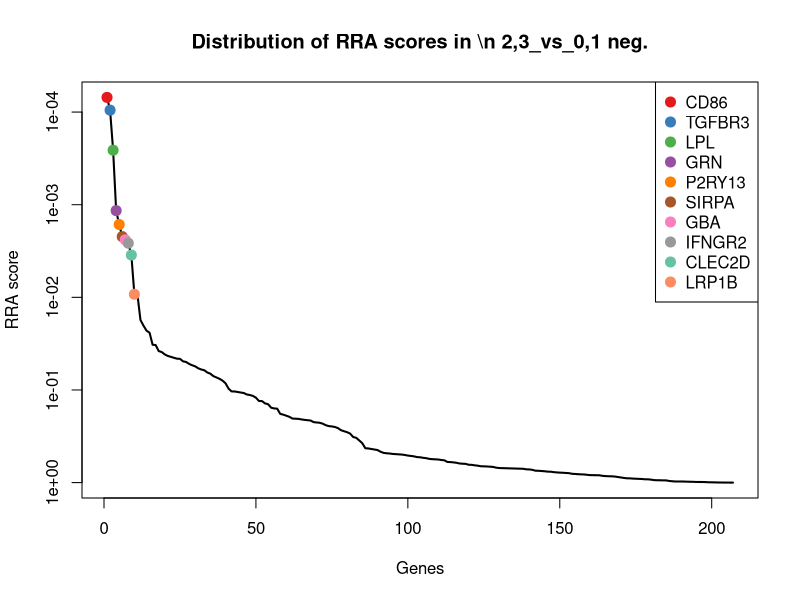
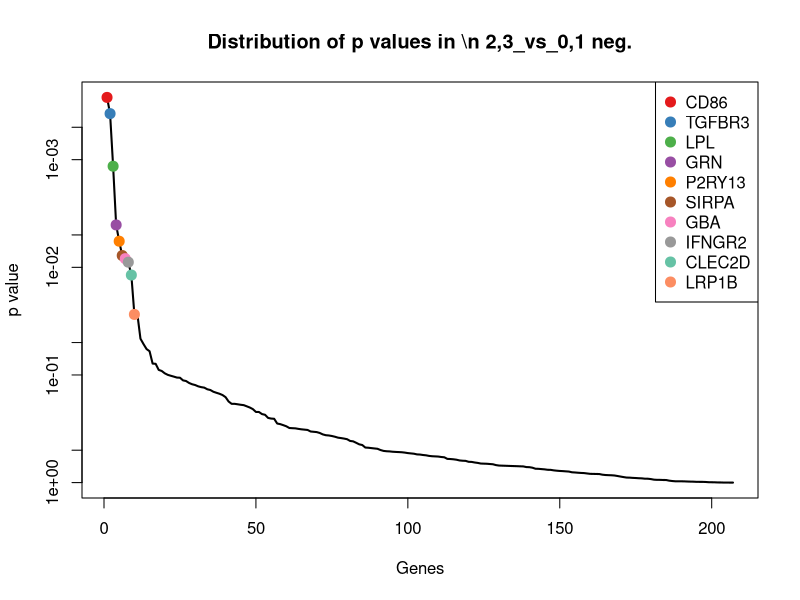
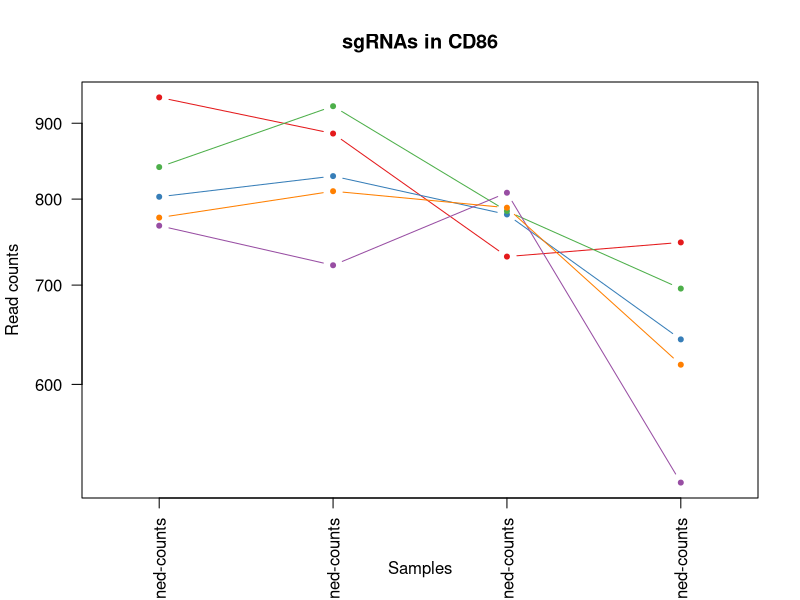
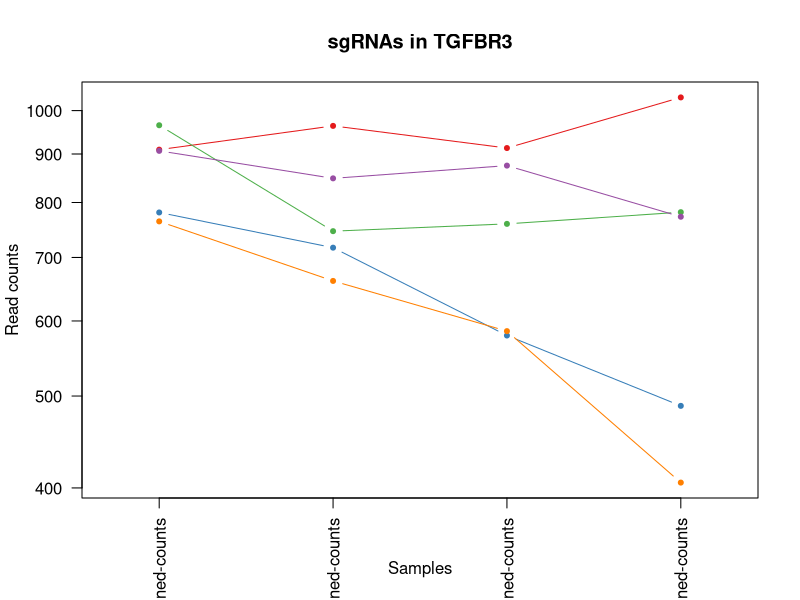
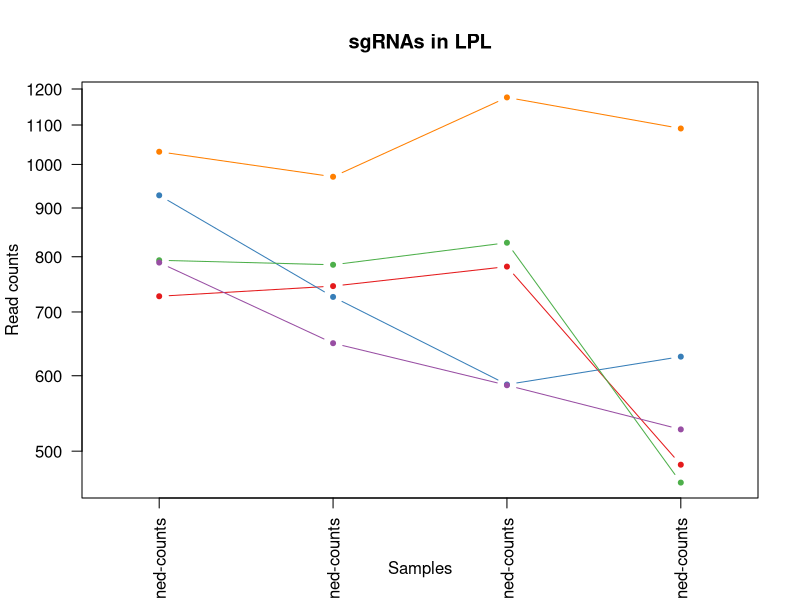
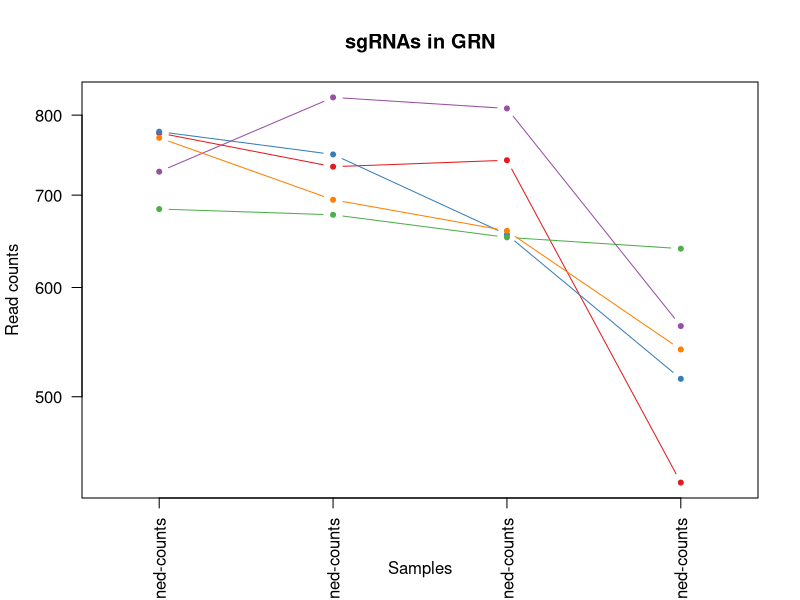
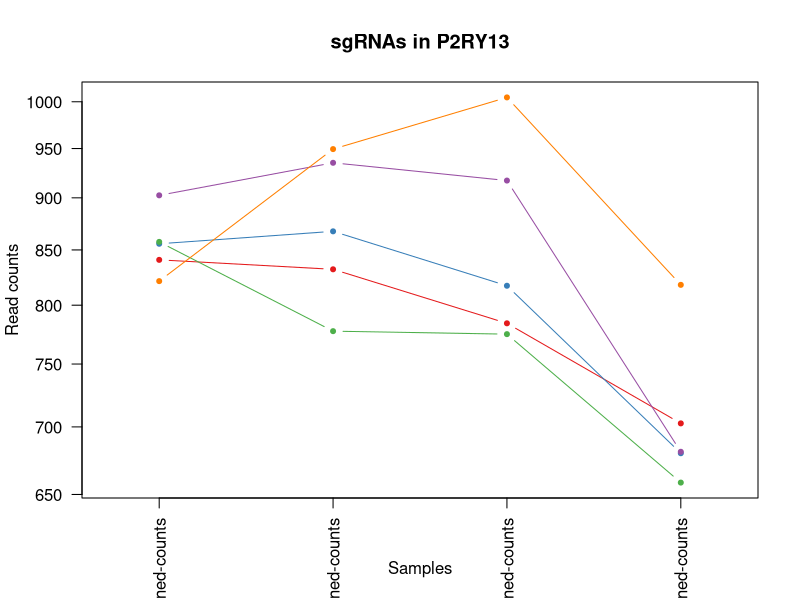
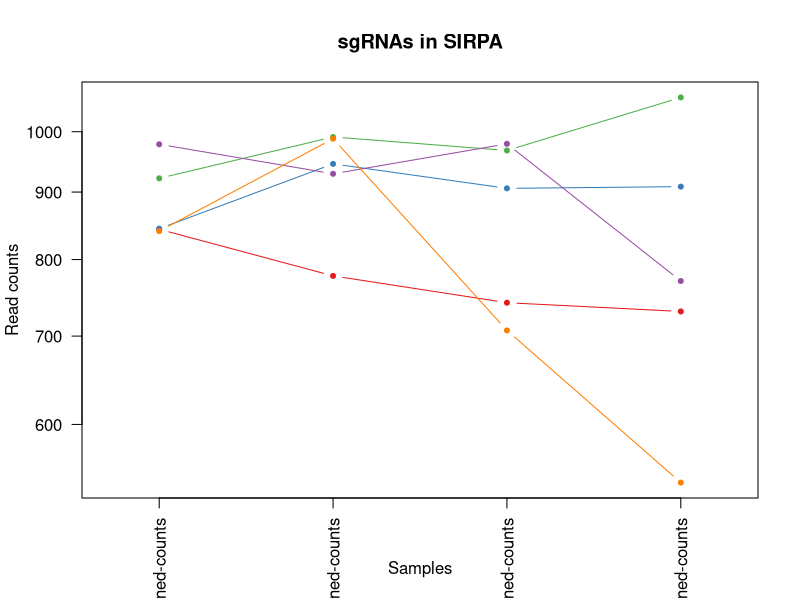

Write the R code that produced these figures, in order. (Note: this script raises an error after producing the figures.)
pdf(file='Survival_CRISPRa.pdf',width=4.5,height=4.5);
gstable=read.table('Survival_CRISPRa.gene_summary.txt',header=T)
# 
#
# parameters
# Do not modify the variables beginning with "__"

# gstablename='__GENE_SUMMARY_FILE__'
startindex=3
# outputfile='__OUTPUT_FILE__'
targetgenelist=c("CD86","TGFBR3","LPL","GRN","P2RY13","SIRPA","GBA","IFNGR2","CLEC2D","LRP1B")
# samplelabel=sub('.\\w+.\\w+$','',colnames(gstable)[startindex]);
samplelabel='2,3_vs_0,1 neg.'


# You need to write some codes in front of this code:
# gstable=read.table(gstablename,header=T)
# pdf(file=outputfile,width=6,height=6)


# set up color using RColorBrewer
#library(RColorBrewer)
#colors <- brewer.pal(length(targetgenelist), "Set1")

colors=c( "#E41A1C", "#377EB8", "#4DAF4A", "#984EA3", "#FF7F00",  "#A65628", "#F781BF",
          "#999999", "#66C2A5", "#FC8D62", "#8DA0CB", "#E78AC3", "#A6D854", "#FFD92F", "#E5C494", "#B3B3B3", 
          "#8DD3C7", "#FFFFB3", "#BEBADA", "#FB8072", "#80B1D3", "#FDB462", "#B3DE69", "#FCCDE5",
          "#D9D9D9", "#BC80BD", "#CCEBC5", "#FFED6F")

######
# function definition

plotrankedvalues<-function(val, tglist, ...){
  
  plot(val,log='y',ylim=c(max(val),min(val)),type='l',lwd=2, ...)
  if(length(tglist)>0){
    for(i in 1:length(tglist)){
      targetgene=tglist[i];
      tx=which(names(val)==targetgene);ty=val[targetgene];
      points(tx,ty,col=colors[(i %% length(colors)) ],cex=2,pch=20)
      # text(tx+50,ty,targetgene,col=colors[i])
    }
    legend('topright',tglist,pch=20,pt.cex = 2,cex=1,col=colors)
  }
}



plotrandvalues<-function(val,targetgenelist, ...){
  # choose the one with the best distance distribution
  
  mindiffvalue=0;
  randval=val;
  for(i in 1:20){
    randval0=sample(val)
    vindex=sort(which(names(randval0) %in% targetgenelist))
    if(max(vindex)>0.9*length(val)){
      # print('pass...')
      next;
    }
    mindiffind=min(diff(vindex));
    if (mindiffind > mindiffvalue){
      mindiffvalue=mindiffind;
      randval=randval0;
      # print(paste('Diff: ',mindiffvalue))
    }
  }
  plot(randval,log='y',ylim=c(max(randval),min(randval)),pch=20,col='grey', ...)
  
  if(length(targetgenelist)>0){
    for(i in 1:length(targetgenelist)){
      targetgene=targetgenelist[i];
      tx=which(names(randval)==targetgene);ty=randval[targetgene];
      points(tx,ty,col=colors[(i %% length(colors)) ],cex=2,pch=20)
      text(tx+50,ty,targetgene,col=colors[i])
    }
  }
  
}




# set.seed(1235)



pvec=gstable[,startindex]
names(pvec)=gstable[,'id']
pvec=sort(pvec);

plotrankedvalues(pvec,targetgenelist,xlab='Genes',ylab='RRA score',main=paste('Distribution of RRA scores in \\n',samplelabel))

# plotrandvalues(pvec,targetgenelist,xlab='Genes',ylab='RRA score',main=paste('Distribution of RRA scores in \\n',samplelabel))


pvec=gstable[,startindex+1]
names(pvec)=gstable[,'id']
pvec=sort(pvec);

plotrankedvalues(pvec,targetgenelist,xlab='Genes',ylab='p value',main=paste('Distribution of p values in \\n',samplelabel))

# plotrandvalues(pvec,targetgenelist,xlab='Genes',ylab='p value',main=paste('Distribution of p values in \\n',samplelabel))



# you need to write after this code:
# dev.off()






# parameters
# Do not modify the variables beginning with "__"
targetmat=list(c(935.8321028120745,884.7089149597,730.6958568485135,746.9857759976118),c(801.8900315998002,828.0875444022793,780.1646877776088,642.4293253889995),c(839.781538587483,923.1305592665212,784.2870903550335,695.2465014696387),c(766.6421181228859,720.9113787043042,806.9603045308689,514.1590406217327),c(776.3352943290373,808.8767222488686,788.4094929324581,617.637589677679))
targetgene="CD86"
collabel=c("mCMV-VPH-lib-plasmid-1_S10_L001_R1_001-clipped-trimmed-aligned-counts","TRE-VPH-T0_S5_L001_R1_001-clipped-trimmed-aligned-counts","TRE-VPH-7d-dox-rd2-unsorted_S7_L001_R1_001-clipped-trimmed-aligned-counts","TRE-VPH-7d-dox-rd1-unsorted_S6_L001_R1_001-clipped-trimmed-aligned-counts")

# set up color using RColorBrewer
#library(RColorBrewer)
#colors <- brewer.pal(length(targetgenelist), "Set1")

colors=c( "#E41A1C", "#377EB8", "#4DAF4A", "#984EA3", "#FF7F00",  "#A65628", "#F781BF",
          "#999999", "#66C2A5", "#FC8D62", "#8DA0CB", "#E78AC3", "#A6D854", "#FFD92F", "#E5C494", "#B3B3B3", 
          "#8DD3C7", "#FFFFB3", "#BEBADA", "#FB8072", "#80B1D3", "#FDB462", "#B3DE69", "#FCCDE5",
          "#D9D9D9", "#BC80BD", "#CCEBC5", "#FFED6F")


## code

targetmatvec=unlist(targetmat)+1
yrange=range(targetmatvec[targetmatvec>0]);
# yrange[1]=1; # set the minimum value to 1
for(i in 1:length(targetmat)){
  vali=targetmat[[i]]+1;
  if(i==1){
    plot(1:length(vali),vali,type='b',las=1,pch=20,main=paste('sgRNAs in',targetgene),ylab='Read counts',xlab='Samples',xlim=c(0.7,length(vali)+0.3),ylim = yrange,col=colors[(i %% length(colors))],xaxt='n',log='y')
    axis(1,at=1:length(vali),labels=(collabel),las=2)
    # lines(0:100,rep(1,101),col='black');
  }else{
    lines(1:length(vali),vali,type='b',pch=20,col=colors[(i %% length(colors))])
  }
}




# parameters
# Do not modify the variables beginning with "__"
targetmat=list(c(908.514969867466,962.5632994761536,912.0815702551967,1031.5517859014637),c(779.8600856767288,715.8558991902487,578.1669614838027,487.2115018050801),c(964.030433593606,745.1776803717702,758.5220742461296,780.4007241302611),c(905.8713763566974,847.2983665556899,873.9493464140189,771.7775117089323),c(763.1173267751944,660.245624535639,584.3505653499395,404.2130822497899))
targetgene="TGFBR3"
collabel=c("mCMV-VPH-lib-plasmid-1_S10_L001_R1_001-clipped-trimmed-aligned-counts","TRE-VPH-T0_S5_L001_R1_001-clipped-trimmed-aligned-counts","TRE-VPH-7d-dox-rd2-unsorted_S7_L001_R1_001-clipped-trimmed-aligned-counts","TRE-VPH-7d-dox-rd1-unsorted_S6_L001_R1_001-clipped-trimmed-aligned-counts")

# set up color using RColorBrewer
#library(RColorBrewer)
#colors <- brewer.pal(length(targetgenelist), "Set1")

colors=c( "#E41A1C", "#377EB8", "#4DAF4A", "#984EA3", "#FF7F00",  "#A65628", "#F781BF",
          "#999999", "#66C2A5", "#FC8D62", "#8DA0CB", "#E78AC3", "#A6D854", "#FFD92F", "#E5C494", "#B3B3B3", 
          "#8DD3C7", "#FFFFB3", "#BEBADA", "#FB8072", "#80B1D3", "#FDB462", "#B3DE69", "#FCCDE5",
          "#D9D9D9", "#BC80BD", "#CCEBC5", "#FFED6F")


## code

targetmatvec=unlist(targetmat)+1
yrange=range(targetmatvec[targetmatvec>0]);
# yrange[1]=1; # set the minimum value to 1
for(i in 1:length(targetmat)){
  vali=targetmat[[i]]+1;
  if(i==1){
    plot(1:length(vali),vali,type='b',las=1,pch=20,main=paste('sgRNAs in',targetgene),ylab='Read counts',xlab='Samples',xlim=c(0.7,length(vali)+0.3),ylim = yrange,col=colors[(i %% length(colors))],xaxt='n',log='y')
    axis(1,at=1:length(vali),labels=(collabel),las=2)
    # lines(0:100,rep(1,101),col='black');
  }else{
    lines(1:length(vali),vali,type='b',pch=20,col=colors[(i %% length(colors))])
  }
}




# parameters
# Do not modify the variables beginning with "__"
targetmat=list(c(726.1070176244344,744.1665844689591,780.1646877776088,482.8998955944157),c(927.0201244428459,724.9557623155484,586.4117666386519,627.338703651674),c(792.1968553936488,783.5993246785914,826.5417167736358,462.4197660937597),c(787.7908662090344,648.112473701906,585.3811659942957,526.01595770106),c(1030.1202713628202,969.6409707958312,1174.884734566016,1089.7584697454336))
targetgene="LPL"
collabel=c("mCMV-VPH-lib-plasmid-1_S10_L001_R1_001-clipped-trimmed-aligned-counts","TRE-VPH-T0_S5_L001_R1_001-clipped-trimmed-aligned-counts","TRE-VPH-7d-dox-rd2-unsorted_S7_L001_R1_001-clipped-trimmed-aligned-counts","TRE-VPH-7d-dox-rd1-unsorted_S6_L001_R1_001-clipped-trimmed-aligned-counts")

# set up color using RColorBrewer
#library(RColorBrewer)
#colors <- brewer.pal(length(targetgenelist), "Set1")

colors=c( "#E41A1C", "#377EB8", "#4DAF4A", "#984EA3", "#FF7F00",  "#A65628", "#F781BF",
          "#999999", "#66C2A5", "#FC8D62", "#8DA0CB", "#E78AC3", "#A6D854", "#FFD92F", "#E5C494", "#B3B3B3", 
          "#8DD3C7", "#FFFFB3", "#BEBADA", "#FB8072", "#80B1D3", "#FDB462", "#B3DE69", "#FCCDE5",
          "#D9D9D9", "#BC80BD", "#CCEBC5", "#FFED6F")


## code

targetmatvec=unlist(targetmat)+1
yrange=range(targetmatvec[targetmatvec>0]);
# yrange[1]=1; # set the minimum value to 1
for(i in 1:length(targetmat)){
  vali=targetmat[[i]]+1;
  if(i==1){
    plot(1:length(vali),vali,type='b',las=1,pch=20,main=paste('sgRNAs in',targetgene),ylab='Read counts',xlab='Samples',xlim=c(0.7,length(vali)+0.3),ylim = yrange,col=colors[(i %% length(colors))],xaxt='n',log='y')
    axis(1,at=1:length(vali),labels=(collabel),las=2)
    # lines(0:100,rep(1,101),col='black');
  }else{
    lines(1:length(vali),vali,type='b',pch=20,col=colors[(i %% length(colors))])
  }
}




# parameters
# Do not modify the variables beginning with "__"
targetmat=list(c(775.4540964921144,733.0445295380372,741.001863292075,432.23852261910866),c(777.2164921659602,748.2109680802034,654.431409166158,514.1590406217327),c(682.9283236152145,676.4231589806163,651.3396072330896,639.1956207310011),c(726.9882154613573,823.0320648882238,807.9909051752251,561.5867089390415),c(769.2857116336545,693.6117893284048,658.5538117435826,540.0286778857193))
targetgene="GRN"
collabel=c("mCMV-VPH-lib-plasmid-1_S10_L001_R1_001-clipped-trimmed-aligned-counts","TRE-VPH-T0_S5_L001_R1_001-clipped-trimmed-aligned-counts","TRE-VPH-7d-dox-rd2-unsorted_S7_L001_R1_001-clipped-trimmed-aligned-counts","TRE-VPH-7d-dox-rd1-unsorted_S6_L001_R1_001-clipped-trimmed-aligned-counts")

# set up color using RColorBrewer
#library(RColorBrewer)
#colors <- brewer.pal(length(targetgenelist), "Set1")

colors=c( "#E41A1C", "#377EB8", "#4DAF4A", "#984EA3", "#FF7F00",  "#A65628", "#F781BF",
          "#999999", "#66C2A5", "#FC8D62", "#8DA0CB", "#E78AC3", "#A6D854", "#FFD92F", "#E5C494", "#B3B3B3", 
          "#8DD3C7", "#FFFFB3", "#BEBADA", "#FB8072", "#80B1D3", "#FDB462", "#B3DE69", "#FCCDE5",
          "#D9D9D9", "#BC80BD", "#CCEBC5", "#FFED6F")


## code

targetmatvec=unlist(targetmat)+1
yrange=range(targetmatvec[targetmatvec>0]);
# yrange[1]=1; # set the minimum value to 1
for(i in 1:length(targetmat)){
  vali=targetmat[[i]]+1;
  if(i==1){
    plot(1:length(vali),vali,type='b',las=1,pch=20,main=paste('sgRNAs in',targetgene),ylab='Read counts',xlab='Samples',xlim=c(0.7,length(vali)+0.3),ylim = yrange,col=colors[(i %% length(colors))],xaxt='n',log='y')
    axis(1,at=1:length(vali),labels=(collabel),las=2)
    # lines(0:100,rep(1,101),col='black');
  }else{
    lines(1:length(vali),vali,type='b',pch=20,col=colors[(i %% length(colors))])
  }
}




# parameters
# Do not modify the variables beginning with "__"
targetmat=list(c(839.781538587483,831.1208321107125,783.2564897106773,701.7139107856353),c(854.7619018151717,866.5091887091005,816.2357103300743,679.0779781796471),c(856.5242974890174,776.5216533589139,773.981083911472,657.519947126325),c(901.4653871720831,934.2526141974432,916.2039728326213,680.1558797323131),c(820.3951861751802,948.4079568367985,1003.8050276028944,817.0493769209087))
targetgene="P2RY13"
collabel=c("mCMV-VPH-lib-plasmid-1_S10_L001_R1_001-clipped-trimmed-aligned-counts","TRE-VPH-T0_S5_L001_R1_001-clipped-trimmed-aligned-counts","TRE-VPH-7d-dox-rd2-unsorted_S7_L001_R1_001-clipped-trimmed-aligned-counts","TRE-VPH-7d-dox-rd1-unsorted_S6_L001_R1_001-clipped-trimmed-aligned-counts")

# set up color using RColorBrewer
#library(RColorBrewer)
#colors <- brewer.pal(length(targetgenelist), "Set1")

colors=c( "#E41A1C", "#377EB8", "#4DAF4A", "#984EA3", "#FF7F00",  "#A65628", "#F781BF",
          "#999999", "#66C2A5", "#FC8D62", "#8DA0CB", "#E78AC3", "#A6D854", "#FFD92F", "#E5C494", "#B3B3B3", 
          "#8DD3C7", "#FFFFB3", "#BEBADA", "#FB8072", "#80B1D3", "#FDB462", "#B3DE69", "#FCCDE5",
          "#D9D9D9", "#BC80BD", "#CCEBC5", "#FFED6F")


## code

targetmatvec=unlist(targetmat)+1
yrange=range(targetmatvec[targetmatvec>0]);
# yrange[1]=1; # set the minimum value to 1
for(i in 1:length(targetmat)){
  vali=targetmat[[i]]+1;
  if(i==1){
    plot(1:length(vali),vali,type='b',las=1,pch=20,main=paste('sgRNAs in',targetgene),ylab='Read counts',xlab='Samples',xlim=c(0.7,length(vali)+0.3),ylim = yrange,col=colors[(i %% length(colors))],xaxt='n',log='y')
    axis(1,at=1:length(vali),labels=(collabel),las=2)
    # lines(0:100,rep(1,101),col='black');
  }else{
    lines(1:length(vali),vali,type='b',pch=20,col=colors[(i %% length(colors))])
  }
}




# parameters
# Do not modify the variables beginning with "__"
targetmat=list(c(842.4251320982517,776.5216533589139,741.001863292075,729.7393511549541),c(843.3063299351745,944.3635732255541,904.8673657447035,907.5931073448617),c(920.851739584386,989.862888852053,966.7034044060729,1060.6551278234488),c(977.2484011474488,928.1860387805767,978.0400114939905,769.6217086036),c(839.781538587483,986.8296011436197,705.9614413839657,541.1065794383854))
targetgene="SIRPA"
collabel=c("mCMV-VPH-lib-plasmid-1_S10_L001_R1_001-clipped-trimmed-aligned-counts","TRE-VPH-T0_S5_L001_R1_001-clipped-trimmed-aligned-counts","TRE-VPH-7d-dox-rd2-unsorted_S7_L001_R1_001-clipped-trimmed-aligned-counts","TRE-VPH-7d-dox-rd1-unsorted_S6_L001_R1_001-clipped-trimmed-aligned-counts")

# set up color using RColorBrewer
#library(RColorBrewer)
#colors <- brewer.pal(length(targetgenelist), "Set1")

colors=c( "#E41A1C", "#377EB8", "#4DAF4A", "#984EA3", "#FF7F00",  "#A65628", "#F781BF",
          "#999999", "#66C2A5", "#FC8D62", "#8DA0CB", "#E78AC3", "#A6D854", "#FFD92F", "#E5C494", "#B3B3B3", 
          "#8DD3C7", "#FFFFB3", "#BEBADA", "#FB8072", "#80B1D3", "#FDB462", "#B3DE69", "#FCCDE5",
          "#D9D9D9", "#BC80BD", "#CCEBC5", "#FFED6F")


## code

targetmatvec=unlist(targetmat)+1
yrange=range(targetmatvec[targetmatvec>0]);
# yrange[1]=1; # set the minimum value to 1
for(i in 1:length(targetmat)){
  vali=targetmat[[i]]+1;
  if(i==1){
    plot(1:length(vali),vali,type='b',las=1,pch=20,main=paste('sgRNAs in',targetgene),ylab='Read counts',xlab='Samples',xlim=c(0.7,length(vali)+0.3),ylim = yrange,col=colors[(i %% length(colors))],xaxt='n',log='y')
    axis(1,at=1:length(vali),labels=(collabel),las=2)
    # lines(0:100,rep(1,101),col='black');
  }else{
    lines(1:length(vali),vali,type='b',pch=20,col=colors[(i %% length(colors))])
  }
}




# parameters
# Do not modify the variables beginning with "__"
targetmat=list(c(720.8198306028974,709.7893237733822,846.1231290164028,643.5072269416655),c(852.1183083044031,952.4523404480427,738.9406620033627,690.9348952589743),c(747.2557657105831,541.947403906742,577.1363608394464,430.08271951377645),c(815.107999153643,867.5202846119116,852.3067328825397,704.9476154436336),c(929.6637179536145,904.9308330159217,897.6531612342105,658.597848678991))
targetgene="GBA"
collabel=c("mCMV-VPH-lib-plasmid-1_S10_L001_R1_001-clipped-trimmed-aligned-counts","TRE-VPH-T0_S5_L001_R1_001-clipped-trimmed-aligned-counts","TRE-VPH-7d-dox-rd2-unsorted_S7_L001_R1_001-clipped-trimmed-aligned-counts","TRE-VPH-7d-dox-rd1-unsorted_S6_L001_R1_001-clipped-trimmed-aligned-counts")

# set up color using RColorBrewer
#library(RColorBrewer)
#colors <- brewer.pal(length(targetgenelist), "Set1")

colors=c( "#E41A1C", "#377EB8", "#4DAF4A", "#984EA3", "#FF7F00",  "#A65628", "#F781BF",
          "#999999", "#66C2A5", "#FC8D62", "#8DA0CB", "#E78AC3", "#A6D854", "#FFD92F", "#E5C494", "#B3B3B3", 
          "#8DD3C7", "#FFFFB3", "#BEBADA", "#FB8072", "#80B1D3", "#FDB462", "#B3DE69", "#FCCDE5",
          "#D9D9D9", "#BC80BD", "#CCEBC5", "#FFED6F")


## code

targetmatvec=unlist(targetmat)+1
yrange=range(targetmatvec[targetmatvec>0]);
# yrange[1]=1; # set the minimum value to 1
for(i in 1:length(targetmat)){
  vali=targetmat[[i]]+1;
  if(i==1){
    plot(1:length(vali),vali,type='b',las=1,pch=20,main=paste('sgRNAs in',targetgene),ylab='Read counts',xlab='Samples',xlim=c(0.7,length(vali)+0.3),ylim = yrange,col=colors[(i %% length(colors))],xaxt='n',log='y')
    axis(1,at=1:length(vali),labels=(collabel),las=2)
    # lines(0:100,rep(1,101),col='black');
  }else{
    lines(1:length(vali),vali,type='b',pch=20,col=colors[(i %% length(colors))])
  }
}




# parameters
# Do not modify the variables beginning with "__"
targetmat=list(c(793.0780532305716,752.2553516914478,704.9308407396096,545.4181856490499),c(808.0584164582602,837.187407527579,804.8991032421566,619.7933927830112),c(841.5439342613288,808.8767222488686,925.4793786318266,613.3259834670146),c(845.9499234459431,871.5646682231559,878.0717489914435,606.8585741510179),c(917.3269482366945,884.7089149597,782.2258890663212,837.5295064215647))
targetgene="IFNGR2"
collabel=c("mCMV-VPH-lib-plasmid-1_S10_L001_R1_001-clipped-trimmed-aligned-counts","TRE-VPH-T0_S5_L001_R1_001-clipped-trimmed-aligned-counts","TRE-VPH-7d-dox-rd2-unsorted_S7_L001_R1_001-clipped-trimmed-aligned-counts","TRE-VPH-7d-dox-rd1-unsorted_S6_L001_R1_001-clipped-trimmed-aligned-counts")

# set up color using RColorBrewer
#library(RColorBrewer)
#colors <- brewer.pal(length(targetgenelist), "Set1")

colors=c( "#E41A1C", "#377EB8", "#4DAF4A", "#984EA3", "#FF7F00",  "#A65628", "#F781BF",
          "#999999", "#66C2A5", "#FC8D62", "#8DA0CB", "#E78AC3", "#A6D854", "#FFD92F", "#E5C494", "#B3B3B3", 
          "#8DD3C7", "#FFFFB3", "#BEBADA", "#FB8072", "#80B1D3", "#FDB462", "#B3DE69", "#FCCDE5",
          "#D9D9D9", "#BC80BD", "#CCEBC5", "#FFED6F")


## code

targetmatvec=unlist(targetmat)+1
yrange=range(targetmatvec[targetmatvec>0]);
# yrange[1]=1; # set the minimum value to 1
for(i in 1:length(targetmat)){
  vali=targetmat[[i]]+1;
  if(i==1){
    plot(1:length(vali),vali,type='b',las=1,pch=20,main=paste('sgRNAs in',targetgene),ylab='Read counts',xlab='Samples',xlim=c(0.7,length(vali)+0.3),ylim = yrange,col=colors[(i %% length(colors))],xaxt='n',log='y')
    axis(1,at=1:length(vali),labels=(collabel),las=2)
    # lines(0:100,rep(1,101),col='black');
  }else{
    lines(1:length(vali),vali,type='b',pch=20,col=colors[(i %% length(colors))])
  }
}




# parameters
# Do not modify the variables beginning with "__"
targetmat=list(c(819.5139883382574,930.2082305861989,898.6837618785667,528.1717608063922),c(735.8001938305858,749.2220639830146,662.6762143210073,487.2115018050801),c(809.8208121321059,917.0639838496547,878.0717489914435,836.4516048688986),c(778.9788878398059,739.1111049549037,677.1046233419935,634.8840145203367),c(896.1782001505459,881.6756272512667,846.1231290164028,759.920594629605))
targetgene="CLEC2D"
collabel=c("mCMV-VPH-lib-plasmid-1_S10_L001_R1_001-clipped-trimmed-aligned-counts","TRE-VPH-T0_S5_L001_R1_001-clipped-trimmed-aligned-counts","TRE-VPH-7d-dox-rd2-unsorted_S7_L001_R1_001-clipped-trimmed-aligned-counts","TRE-VPH-7d-dox-rd1-unsorted_S6_L001_R1_001-clipped-trimmed-aligned-counts")

# set up color using RColorBrewer
#library(RColorBrewer)
#colors <- brewer.pal(length(targetgenelist), "Set1")

colors=c( "#E41A1C", "#377EB8", "#4DAF4A", "#984EA3", "#FF7F00",  "#A65628", "#F781BF",
          "#999999", "#66C2A5", "#FC8D62", "#8DA0CB", "#E78AC3", "#A6D854", "#FFD92F", "#E5C494", "#B3B3B3", 
          "#8DD3C7", "#FFFFB3", "#BEBADA", "#FB8072", "#80B1D3", "#FDB462", "#B3DE69", "#FCCDE5",
          "#D9D9D9", "#BC80BD", "#CCEBC5", "#FFED6F")


## code

targetmatvec=unlist(targetmat)+1
yrange=range(targetmatvec[targetmatvec>0]);
# yrange[1]=1; # set the minimum value to 1
for(i in 1:length(targetmat)){
  vali=targetmat[[i]]+1;
  if(i==1){
    plot(1:length(vali),vali,type='b',las=1,pch=20,main=paste('sgRNAs in',targetgene),ylab='Read counts',xlab='Samples',xlim=c(0.7,length(vali)+0.3),ylim = yrange,col=colors[(i %% length(colors))],xaxt='n',log='y')
    axis(1,at=1:length(vali),labels=(collabel),las=2)
    # lines(0:100,rep(1,101),col='black');
  }else{
    lines(1:length(vali),vali,type='b',pch=20,col=colors[(i %% length(colors))])
  }
}




# parameters
# Do not modify the variables beginning with "__"
targetmat=list(c(815.9891969905659,683.500830300294,753.3690710243488,833.2179002109003),c(912.9209590520802,764.3885025251808,660.615013032295,697.4023045749709),c(828.3259667074859,650.1346655075281,570.9527569733095,718.960335628293),c(808.9396142951831,886.7311067653222,762.6444768235542,886.0350762915394),c(980.7731924951403,906.9530248215439,784.2870903550335,655.3641440209927))
targetgene="LRP1B"
collabel=c("mCMV-VPH-lib-plasmid-1_S10_L001_R1_001-clipped-trimmed-aligned-counts","TRE-VPH-T0_S5_L001_R1_001-clipped-trimmed-aligned-counts","TRE-VPH-7d-dox-rd2-unsorted_S7_L001_R1_001-clipped-trimmed-aligned-counts","TRE-VPH-7d-dox-rd1-unsorted_S6_L001_R1_001-clipped-trimmed-aligned-counts")

# set up color using RColorBrewer
#library(RColorBrewer)
#colors <- brewer.pal(length(targetgenelist), "Set1")

colors=c( "#E41A1C", "#377EB8", "#4DAF4A", "#984EA3", "#FF7F00",  "#A65628", "#F781BF",
          "#999999", "#66C2A5", "#FC8D62", "#8DA0CB", "#E78AC3", "#A6D854", "#FFD92F", "#E5C494", "#B3B3B3", 
          "#8DD3C7", "#FFFFB3", "#BEBADA", "#FB8072", "#80B1D3", "#FDB462", "#B3DE69", "#FCCDE5",
          "#D9D9D9", "#BC80BD", "#CCEBC5", "#FFED6F")


## code

targetmatvec=unlist(targetmat)+1
yrange=range(targetmatvec[targetmatvec>0]);
# yrange[1]=1; # set the minimum value to 1
for(i in 1:length(targetmat)){
  vali=targetmat[[i]]+1;
  if(i==1){
    plot(1:length(vali),vali,type='b',las=1,pch=20,main=paste('sgRNAs in',targetgene),ylab='Read counts',xlab='Samples',xlim=c(0.7,length(vali)+0.3),ylim = yrange,col=colors[(i %% length(colors))],xaxt='n',log='y')
    axis(1,at=1:length(vali),labels=(collabel),las=2)
    # lines(0:100,rep(1,101),col='black');
  }else{
    lines(1:length(vali),vali,type='b',pch=20,col=colors[(i %% length(colors))])
  }
}



# 
#
# parameters
# Do not modify the variables beginning with "__"

# gstablename='__GENE_SUMMARY_FILE__'
startindex=9
# outputfile='__OUTPUT_FILE__'
targetgenelist=c("AXL","CLDN7","NFATC1","LTBR","FLT1","CSF1R","PILRA","TYRO3","FPR3","C1QA")
# samplelabel=sub('.\\w+.\\w+$','',colnames(gstable)[startindex]);
samplelabel='2,3_vs_0,1 pos.'


# You need to write some codes in front of this code:
# gstable=read.table(gstablename,header=T)
# pdf(file=outputfile,width=6,height=6)


# set up color using RColorBrewer
#library(RColorBrewer)
#colors <- brewer.pal(length(targetgenelist), "Set1")

colors=c( "#E41A1C", "#377EB8", "#4DAF4A", "#984EA3", "#FF7F00",  "#A65628", "#F781BF",
          "#999999", "#66C2A5", "#FC8D62", "#8DA0CB", "#E78AC3", "#A6D854", "#FFD92F", "#E5C494", "#B3B3B3", 
          "#8DD3C7", "#FFFFB3", "#BEBADA", "#FB8072", "#80B1D3", "#FDB462", "#B3DE69", "#FCCDE5",
          "#D9D9D9", "#BC80BD", "#CCEBC5", "#FFED6F")

######
# function definition

plotrankedvalues<-function(val, tglist, ...){
  
  plot(val,log='y',ylim=c(max(val),min(val)),type='l',lwd=2, ...)
  if(length(tglist)>0){
    for(i in 1:length(tglist)){
      targetgene=tglist[i];
      tx=which(names(val)==targetgene);ty=val[targetgene];
      points(tx,ty,col=colors[(i %% length(colors)) ],cex=2,pch=20)
      # text(tx+50,ty,targetgene,col=colors[i])
    }
    legend('topright',tglist,pch=20,pt.cex = 2,cex=1,col=colors)
  }
}



plotrandvalues<-function(val,targetgenelist, ...){
  # choose the one with the best distance distribution
  
  mindiffvalue=0;
  randval=val;
  for(i in 1:20){
    randval0=sample(val)
    vindex=sort(which(names(randval0) %in% targetgenelist))
    if(max(vindex)>0.9*length(val)){
      # print('pass...')
      next;
    }
    mindiffind=min(diff(vindex));
    if (mindiffind > mindiffvalue){
      mindiffvalue=mindiffind;
      randval=randval0;
      # print(paste('Diff: ',mindiffvalue))
    }
  }
  plot(randval,log='y',ylim=c(max(randval),min(randval)),pch=20,col='grey', ...)
  
  if(length(targetgenelist)>0){
    for(i in 1:length(targetgenelist)){
      targetgene=targetgenelist[i];
      tx=which(names(randval)==targetgene);ty=randval[targetgene];
      points(tx,ty,col=colors[(i %% length(colors)) ],cex=2,pch=20)
      text(tx+50,ty,targetgene,col=colors[i])
    }
  }
  
}




# set.seed(1235)



pvec=gstable[,startindex]
names(pvec)=gstable[,'id']
pvec=sort(pvec);

plotrankedvalues(pvec,targetgenelist,xlab='Genes',ylab='RRA score',main=paste('Distribution of RRA scores in \\n',samplelabel))

# plotrandvalues(pvec,targetgenelist,xlab='Genes',ylab='RRA score',main=paste('Distribution of RRA scores in \\n',samplelabel))


pvec=gstable[,startindex+1]
names(pvec)=gstable[,'id']
pvec=sort(pvec);

plotrankedvalues(pvec,targetgenelist,xlab='Genes',ylab='p value',main=paste('Distribution of p values in \\n',samplelabel))

# plotrandvalues(pvec,targetgenelist,xlab='Genes',ylab='p value',main=paste('Distribution of p values in \\n',samplelabel))



# you need to write after this code:
# dev.off()






# parameters
# Do not modify the variables beginning with "__"
targetmat=list(c(756.9489419167345,902.9086412102996,935.7853850753881,887.1129778442056),c(762.2361289382716,791.6880919010802,1048.120855310209,750.21948065561),c(884.7226282705487,899.8753535018664,1007.927430180319,1131.7966302994118),c(871.5046607167059,977.72973801832,1315.046422198453,1431.4532619405893),c(823.0387796859487,838.1985034303901,1083.1612772183182,1080.0573557714386))
targetgene="AXL"
collabel=c("mCMV-VPH-lib-plasmid-1_S10_L001_R1_001-clipped-trimmed-aligned-counts","TRE-VPH-T0_S5_L001_R1_001-clipped-trimmed-aligned-counts","TRE-VPH-7d-dox-rd2-unsorted_S7_L001_R1_001-clipped-trimmed-aligned-counts","TRE-VPH-7d-dox-rd1-unsorted_S6_L001_R1_001-clipped-trimmed-aligned-counts")

# set up color using RColorBrewer
#library(RColorBrewer)
#colors <- brewer.pal(length(targetgenelist), "Set1")

colors=c( "#E41A1C", "#377EB8", "#4DAF4A", "#984EA3", "#FF7F00",  "#A65628", "#F781BF",
          "#999999", "#66C2A5", "#FC8D62", "#8DA0CB", "#E78AC3", "#A6D854", "#FFD92F", "#E5C494", "#B3B3B3", 
          "#8DD3C7", "#FFFFB3", "#BEBADA", "#FB8072", "#80B1D3", "#FDB462", "#B3DE69", "#FCCDE5",
          "#D9D9D9", "#BC80BD", "#CCEBC5", "#FFED6F")


## code

targetmatvec=unlist(targetmat)+1
yrange=range(targetmatvec[targetmatvec>0]);
# yrange[1]=1; # set the minimum value to 1
for(i in 1:length(targetmat)){
  vali=targetmat[[i]]+1;
  if(i==1){
    plot(1:length(vali),vali,type='b',las=1,pch=20,main=paste('sgRNAs in',targetgene),ylab='Read counts',xlab='Samples',xlim=c(0.7,length(vali)+0.3),ylim = yrange,col=colors[(i %% length(colors))],xaxt='n',log='y')
    axis(1,at=1:length(vali),labels=(collabel),las=2)
    # lines(0:100,rep(1,101),col='black');
  }else{
    lines(1:length(vali),vali,type='b',pch=20,col=colors[(i %% length(colors))])
  }
}




# parameters
# Do not modify the variables beginning with "__"
targetmat=list(c(934.0697071382288,877.6312436400224,921.356976054402,1223.4182622760309),c(1037.169854058203,928.1860387805767,1071.8246701304006,1116.7060085620863),c(890.0098152920859,949.4190527396095,964.6422031173605,1299.9492725153243),c(878.5542434120888,1108.16110948095,1007.927430180319,1163.0557753267287),c(949.0500703659173,763.3774066223698,877.0411483470874,1060.6551278234488))
targetgene="CLDN7"
collabel=c("mCMV-VPH-lib-plasmid-1_S10_L001_R1_001-clipped-trimmed-aligned-counts","TRE-VPH-T0_S5_L001_R1_001-clipped-trimmed-aligned-counts","TRE-VPH-7d-dox-rd2-unsorted_S7_L001_R1_001-clipped-trimmed-aligned-counts","TRE-VPH-7d-dox-rd1-unsorted_S6_L001_R1_001-clipped-trimmed-aligned-counts")

# set up color using RColorBrewer
#library(RColorBrewer)
#colors <- brewer.pal(length(targetgenelist), "Set1")

colors=c( "#E41A1C", "#377EB8", "#4DAF4A", "#984EA3", "#FF7F00",  "#A65628", "#F781BF",
          "#999999", "#66C2A5", "#FC8D62", "#8DA0CB", "#E78AC3", "#A6D854", "#FFD92F", "#E5C494", "#B3B3B3", 
          "#8DD3C7", "#FFFFB3", "#BEBADA", "#FB8072", "#80B1D3", "#FDB462", "#B3DE69", "#FCCDE5",
          "#D9D9D9", "#BC80BD", "#CCEBC5", "#FFED6F")


## code

targetmatvec=unlist(targetmat)+1
yrange=range(targetmatvec[targetmatvec>0]);
# yrange[1]=1; # set the minimum value to 1
for(i in 1:length(targetmat)){
  vali=targetmat[[i]]+1;
  if(i==1){
    plot(1:length(vali),vali,type='b',las=1,pch=20,main=paste('sgRNAs in',targetgene),ylab='Read counts',xlab='Samples',xlim=c(0.7,length(vali)+0.3),ylim = yrange,col=colors[(i %% length(colors))],xaxt='n',log='y')
    axis(1,at=1:length(vali),labels=(collabel),las=2)
    # lines(0:100,rep(1,101),col='black');
  }else{
    lines(1:length(vali),vali,type='b',pch=20,col=colors[(i %% length(colors))])
  }
}




# parameters
# Do not modify the variables beginning with "__"
targetmat=list(c(837.1379450767145,748.2109680802034,940.938388297169,1158.7441691160643),c(901.4653871720831,917.0639838496547,843.0313270833343,1080.0573557714386),c(809.8208121321059,815.9543935685462,890.4389567237174,1150.1209566947355),c(778.097690002883,912.0085043355994,746.1548665138558,1057.4214231654505),c(925.2577287690002,772.4772697476695,744.0936652251435,1036.9412936647943))
targetgene="NFATC1"
collabel=c("mCMV-VPH-lib-plasmid-1_S10_L001_R1_001-clipped-trimmed-aligned-counts","TRE-VPH-T0_S5_L001_R1_001-clipped-trimmed-aligned-counts","TRE-VPH-7d-dox-rd2-unsorted_S7_L001_R1_001-clipped-trimmed-aligned-counts","TRE-VPH-7d-dox-rd1-unsorted_S6_L001_R1_001-clipped-trimmed-aligned-counts")

# set up color using RColorBrewer
#library(RColorBrewer)
#colors <- brewer.pal(length(targetgenelist), "Set1")

colors=c( "#E41A1C", "#377EB8", "#4DAF4A", "#984EA3", "#FF7F00",  "#A65628", "#F781BF",
          "#999999", "#66C2A5", "#FC8D62", "#8DA0CB", "#E78AC3", "#A6D854", "#FFD92F", "#E5C494", "#B3B3B3", 
          "#8DD3C7", "#FFFFB3", "#BEBADA", "#FB8072", "#80B1D3", "#FDB462", "#B3DE69", "#FCCDE5",
          "#D9D9D9", "#BC80BD", "#CCEBC5", "#FFED6F")


## code

targetmatvec=unlist(targetmat)+1
yrange=range(targetmatvec[targetmatvec>0]);
# yrange[1]=1; # set the minimum value to 1
for(i in 1:length(targetmat)){
  vali=targetmat[[i]]+1;
  if(i==1){
    plot(1:length(vali),vali,type='b',las=1,pch=20,main=paste('sgRNAs in',targetgene),ylab='Read counts',xlab='Samples',xlim=c(0.7,length(vali)+0.3),ylim = yrange,col=colors[(i %% length(colors))],xaxt='n',log='y')
    axis(1,at=1:length(vali),labels=(collabel),las=2)
    # lines(0:100,rep(1,101),col='black');
  }else{
    lines(1:length(vali),vali,type='b',pch=20,col=colors[(i %% length(colors))])
  }
}




# parameters
# Do not modify the variables beginning with "__"
targetmat=list(c(869.7422650428603,846.2872706528788,912.0815702551967,1233.1193762500257),c(904.9901785197745,941.3302855171208,1072.8552707747567,1066.0446355867793),c(852.1183083044031,711.8115155790043,880.1329502801558,827.8283924475697),c(882.0790347597803,784.6104205814025,929.6017812092513,874.1781592122123),c(964.030433593606,1053.5619307291513,1316.0770228428091,1048.7982107441217))
targetgene="LTBR"
collabel=c("mCMV-VPH-lib-plasmid-1_S10_L001_R1_001-clipped-trimmed-aligned-counts","TRE-VPH-T0_S5_L001_R1_001-clipped-trimmed-aligned-counts","TRE-VPH-7d-dox-rd2-unsorted_S7_L001_R1_001-clipped-trimmed-aligned-counts","TRE-VPH-7d-dox-rd1-unsorted_S6_L001_R1_001-clipped-trimmed-aligned-counts")

# set up color using RColorBrewer
#library(RColorBrewer)
#colors <- brewer.pal(length(targetgenelist), "Set1")

colors=c( "#E41A1C", "#377EB8", "#4DAF4A", "#984EA3", "#FF7F00",  "#A65628", "#F781BF",
          "#999999", "#66C2A5", "#FC8D62", "#8DA0CB", "#E78AC3", "#A6D854", "#FFD92F", "#E5C494", "#B3B3B3", 
          "#8DD3C7", "#FFFFB3", "#BEBADA", "#FB8072", "#80B1D3", "#FDB462", "#B3DE69", "#FCCDE5",
          "#D9D9D9", "#BC80BD", "#CCEBC5", "#FFED6F")


## code

targetmatvec=unlist(targetmat)+1
yrange=range(targetmatvec[targetmatvec>0]);
# yrange[1]=1; # set the minimum value to 1
for(i in 1:length(targetmat)){
  vali=targetmat[[i]]+1;
  if(i==1){
    plot(1:length(vali),vali,type='b',las=1,pch=20,main=paste('sgRNAs in',targetgene),ylab='Read counts',xlab='Samples',xlim=c(0.7,length(vali)+0.3),ylim = yrange,col=colors[(i %% length(colors))],xaxt='n',log='y')
    axis(1,at=1:length(vali),labels=(collabel),las=2)
    # lines(0:100,rep(1,101),col='black');
  }else{
    lines(1:length(vali),vali,type='b',pch=20,col=colors[(i %% length(colors))])
  }
}




# parameters
# Do not modify the variables beginning with "__"
targetmat=list(c(913.8021568890031,946.3857650311762,973.9176089165659,1026.1622781381334),c(1006.3279297659031,1061.65069795164,1237.7513738717414,1132.8745318520778),c(952.5748617136088,976.7186421155088,1071.8246701304006,1264.3785212773428),c(912.0397612151573,1176.9156308721037,1008.9580308246751,1254.677407303348),c(916.4457503997717,1035.3622044785518,1011.0192321133875,1456.24499765191))
targetgene="FLT1"
collabel=c("mCMV-VPH-lib-plasmid-1_S10_L001_R1_001-clipped-trimmed-aligned-counts","TRE-VPH-T0_S5_L001_R1_001-clipped-trimmed-aligned-counts","TRE-VPH-7d-dox-rd2-unsorted_S7_L001_R1_001-clipped-trimmed-aligned-counts","TRE-VPH-7d-dox-rd1-unsorted_S6_L001_R1_001-clipped-trimmed-aligned-counts")

# set up color using RColorBrewer
#library(RColorBrewer)
#colors <- brewer.pal(length(targetgenelist), "Set1")

colors=c( "#E41A1C", "#377EB8", "#4DAF4A", "#984EA3", "#FF7F00",  "#A65628", "#F781BF",
          "#999999", "#66C2A5", "#FC8D62", "#8DA0CB", "#E78AC3", "#A6D854", "#FFD92F", "#E5C494", "#B3B3B3", 
          "#8DD3C7", "#FFFFB3", "#BEBADA", "#FB8072", "#80B1D3", "#FDB462", "#B3DE69", "#FCCDE5",
          "#D9D9D9", "#BC80BD", "#CCEBC5", "#FFED6F")


## code

targetmatvec=unlist(targetmat)+1
yrange=range(targetmatvec[targetmatvec>0]);
# yrange[1]=1; # set the minimum value to 1
for(i in 1:length(targetmat)){
  vali=targetmat[[i]]+1;
  if(i==1){
    plot(1:length(vali),vali,type='b',las=1,pch=20,main=paste('sgRNAs in',targetgene),ylab='Read counts',xlab='Samples',xlim=c(0.7,length(vali)+0.3),ylim = yrange,col=colors[(i %% length(colors))],xaxt='n',log='y')
    axis(1,at=1:length(vali),labels=(collabel),las=2)
    # lines(0:100,rep(1,101),col='black');
  }else{
    lines(1:length(vali),vali,type='b',pch=20,col=colors[(i %% length(colors))])
  }
}




# parameters
# Do not modify the variables beginning with "__"
targetmat=list(c(871.5046607167059,1182.9822062889702,1300.6180131774668,1333.3642206479738),c(838.0191429136373,998.9627519773527,1126.4465042812767,1139.3419411680745),c(857.4054953259403,946.3857650311762,1103.7732901054414,728.6614496022879),c(821.2763840121031,831.1208321107125,1030.6006443561544,854.7759312642224),c(931.4261136274603,1004.0182314914082,983.1930147157713,942.085957030177))
targetgene="CSF1R"
collabel=c("mCMV-VPH-lib-plasmid-1_S10_L001_R1_001-clipped-trimmed-aligned-counts","TRE-VPH-T0_S5_L001_R1_001-clipped-trimmed-aligned-counts","TRE-VPH-7d-dox-rd2-unsorted_S7_L001_R1_001-clipped-trimmed-aligned-counts","TRE-VPH-7d-dox-rd1-unsorted_S6_L001_R1_001-clipped-trimmed-aligned-counts")

# set up color using RColorBrewer
#library(RColorBrewer)
#colors <- brewer.pal(length(targetgenelist), "Set1")

colors=c( "#E41A1C", "#377EB8", "#4DAF4A", "#984EA3", "#FF7F00",  "#A65628", "#F781BF",
          "#999999", "#66C2A5", "#FC8D62", "#8DA0CB", "#E78AC3", "#A6D854", "#FFD92F", "#E5C494", "#B3B3B3", 
          "#8DD3C7", "#FFFFB3", "#BEBADA", "#FB8072", "#80B1D3", "#FDB462", "#B3DE69", "#FCCDE5",
          "#D9D9D9", "#BC80BD", "#CCEBC5", "#FFED6F")


## code

targetmatvec=unlist(targetmat)+1
yrange=range(targetmatvec[targetmatvec>0]);
# yrange[1]=1; # set the minimum value to 1
for(i in 1:length(targetmat)){
  vali=targetmat[[i]]+1;
  if(i==1){
    plot(1:length(vali),vali,type='b',las=1,pch=20,main=paste('sgRNAs in',targetgene),ylab='Read counts',xlab='Samples',xlim=c(0.7,length(vali)+0.3),ylim = yrange,col=colors[(i %% length(colors))],xaxt='n',log='y')
    axis(1,at=1:length(vali),labels=(collabel),las=2)
    # lines(0:100,rep(1,101),col='black');
  }else{
    lines(1:length(vali),vali,type='b',pch=20,col=colors[(i %% length(colors))])
  }
}




# parameters
# Do not modify the variables beginning with "__"
targetmat=list(c(897.9405958243916,1420.5897434495755,1198.5885493862077,1595.2942979458376),c(823.0387796859487,909.9863125299772,835.8171225728412,752.3752837609422),c(963.1492357566831,934.2526141974432,1035.7536475779352,1005.6821486374773),c(845.9499234459431,805.8434345404353,988.3460179375521,1291.3260600939955),c(886.4850239443945,1128.3830275371718,1029.5700437117982,931.306941503516))
targetgene="PILRA"
collabel=c("mCMV-VPH-lib-plasmid-1_S10_L001_R1_001-clipped-trimmed-aligned-counts","TRE-VPH-T0_S5_L001_R1_001-clipped-trimmed-aligned-counts","TRE-VPH-7d-dox-rd2-unsorted_S7_L001_R1_001-clipped-trimmed-aligned-counts","TRE-VPH-7d-dox-rd1-unsorted_S6_L001_R1_001-clipped-trimmed-aligned-counts")

# set up color using RColorBrewer
#library(RColorBrewer)
#colors <- brewer.pal(length(targetgenelist), "Set1")

colors=c( "#E41A1C", "#377EB8", "#4DAF4A", "#984EA3", "#FF7F00",  "#A65628", "#F781BF",
          "#999999", "#66C2A5", "#FC8D62", "#8DA0CB", "#E78AC3", "#A6D854", "#FFD92F", "#E5C494", "#B3B3B3", 
          "#8DD3C7", "#FFFFB3", "#BEBADA", "#FB8072", "#80B1D3", "#FDB462", "#B3DE69", "#FCCDE5",
          "#D9D9D9", "#BC80BD", "#CCEBC5", "#FFED6F")


## code

targetmatvec=unlist(targetmat)+1
yrange=range(targetmatvec[targetmatvec>0]);
# yrange[1]=1; # set the minimum value to 1
for(i in 1:length(targetmat)){
  vali=targetmat[[i]]+1;
  if(i==1){
    plot(1:length(vali),vali,type='b',las=1,pch=20,main=paste('sgRNAs in',targetgene),ylab='Read counts',xlab='Samples',xlim=c(0.7,length(vali)+0.3),ylim = yrange,col=colors[(i %% length(colors))],xaxt='n',log='y')
    axis(1,at=1:length(vali),labels=(collabel),las=2)
    # lines(0:100,rep(1,101),col='black');
  }else{
    lines(1:length(vali),vali,type='b',pch=20,col=colors[(i %% length(colors))])
  }
}




# parameters
# Do not modify the variables beginning with "__"
targetmat=list(c(954.3372573874545,946.3857650311762,949.1831934520181,983.046216031489),c(874.1482542274745,811.9100099573019,1030.6006443561544,1088.6805681927674),c(903.2277828459288,803.8212427348132,940.938388297169,1128.5629256414134),c(838.9003407505602,775.5105574561028,751.3078697356366,935.6185477141804),c(897.0593979874687,853.3649419725564,969.7952063391413,695.2465014696387))
targetgene="TYRO3"
collabel=c("mCMV-VPH-lib-plasmid-1_S10_L001_R1_001-clipped-trimmed-aligned-counts","TRE-VPH-T0_S5_L001_R1_001-clipped-trimmed-aligned-counts","TRE-VPH-7d-dox-rd2-unsorted_S7_L001_R1_001-clipped-trimmed-aligned-counts","TRE-VPH-7d-dox-rd1-unsorted_S6_L001_R1_001-clipped-trimmed-aligned-counts")

# set up color using RColorBrewer
#library(RColorBrewer)
#colors <- brewer.pal(length(targetgenelist), "Set1")

colors=c( "#E41A1C", "#377EB8", "#4DAF4A", "#984EA3", "#FF7F00",  "#A65628", "#F781BF",
          "#999999", "#66C2A5", "#FC8D62", "#8DA0CB", "#E78AC3", "#A6D854", "#FFD92F", "#E5C494", "#B3B3B3", 
          "#8DD3C7", "#FFFFB3", "#BEBADA", "#FB8072", "#80B1D3", "#FDB462", "#B3DE69", "#FCCDE5",
          "#D9D9D9", "#BC80BD", "#CCEBC5", "#FFED6F")


## code

targetmatvec=unlist(targetmat)+1
yrange=range(targetmatvec[targetmatvec>0]);
# yrange[1]=1; # set the minimum value to 1
for(i in 1:length(targetmat)){
  vali=targetmat[[i]]+1;
  if(i==1){
    plot(1:length(vali),vali,type='b',las=1,pch=20,main=paste('sgRNAs in',targetgene),ylab='Read counts',xlab='Samples',xlim=c(0.7,length(vali)+0.3),ylim = yrange,col=colors[(i %% length(colors))],xaxt='n',log='y')
    axis(1,at=1:length(vali),labels=(collabel),las=2)
    # lines(0:100,rep(1,101),col='black');
  }else{
    lines(1:length(vali),vali,type='b',pch=20,col=colors[(i %% length(colors))])
  }
}




# parameters
# Do not modify the variables beginning with "__"
targetmat=list(c(848.5935169567116,1132.427411148416,1343.9032402404252,1321.5073035686464),c(820.3951861751802,990.8739847548641,942.9995895858813,746.9857759976118),c(808.9396142951831,844.2650788472566,955.3667973181551,734.0509573656185),c(929.6637179536145,1025.251245450441,1154.2727216788928,1040.1749983227928),c(886.4850239443945,878.6423395428335,1022.3558392013051,1020.7727703748028))
targetgene="FPR3"
collabel=c("mCMV-VPH-lib-plasmid-1_S10_L001_R1_001-clipped-trimmed-aligned-counts","TRE-VPH-T0_S5_L001_R1_001-clipped-trimmed-aligned-counts","TRE-VPH-7d-dox-rd2-unsorted_S7_L001_R1_001-clipped-trimmed-aligned-counts","TRE-VPH-7d-dox-rd1-unsorted_S6_L001_R1_001-clipped-trimmed-aligned-counts")

# set up color using RColorBrewer
#library(RColorBrewer)
#colors <- brewer.pal(length(targetgenelist), "Set1")

colors=c( "#E41A1C", "#377EB8", "#4DAF4A", "#984EA3", "#FF7F00",  "#A65628", "#F781BF",
          "#999999", "#66C2A5", "#FC8D62", "#8DA0CB", "#E78AC3", "#A6D854", "#FFD92F", "#E5C494", "#B3B3B3", 
          "#8DD3C7", "#FFFFB3", "#BEBADA", "#FB8072", "#80B1D3", "#FDB462", "#B3DE69", "#FCCDE5",
          "#D9D9D9", "#BC80BD", "#CCEBC5", "#FFED6F")


## code

targetmatvec=unlist(targetmat)+1
yrange=range(targetmatvec[targetmatvec>0]);
# yrange[1]=1; # set the minimum value to 1
for(i in 1:length(targetmat)){
  vali=targetmat[[i]]+1;
  if(i==1){
    plot(1:length(vali),vali,type='b',las=1,pch=20,main=paste('sgRNAs in',targetgene),ylab='Read counts',xlab='Samples',xlim=c(0.7,length(vali)+0.3),ylim = yrange,col=colors[(i %% length(colors))],xaxt='n',log='y')
    axis(1,at=1:length(vali),labels=(collabel),las=2)
    # lines(0:100,rep(1,101),col='black');
  }else{
    lines(1:length(vali),vali,type='b',pch=20,col=colors[(i %% length(colors))])
  }
}




# parameters
# Do not modify the variables beginning with "__"
targetmat=list(c(809.8208121321059,925.1527510721435,1005.8662288916067,1029.3959827961316),c(941.1192898336117,1060.639602048829,839.9395251502658,975.5009051628264),c(887.3662217813173,1124.3386439259273,844.0619277276904,1165.211578432061),c(907.6337720305431,1146.5827537877713,1257.3327861145083,1074.6678480081082),c(671.4727517352173,927.1749428777656,844.0619277276904,960.4102834255008))
targetgene="C1QA"
collabel=c("mCMV-VPH-lib-plasmid-1_S10_L001_R1_001-clipped-trimmed-aligned-counts","TRE-VPH-T0_S5_L001_R1_001-clipped-trimmed-aligned-counts","TRE-VPH-7d-dox-rd2-unsorted_S7_L001_R1_001-clipped-trimmed-aligned-counts","TRE-VPH-7d-dox-rd1-unsorted_S6_L001_R1_001-clipped-trimmed-aligned-counts")

# set up color using RColorBrewer
#library(RColorBrewer)
#colors <- brewer.pal(length(targetgenelist), "Set1")

colors=c( "#E41A1C", "#377EB8", "#4DAF4A", "#984EA3", "#FF7F00",  "#A65628", "#F781BF",
          "#999999", "#66C2A5", "#FC8D62", "#8DA0CB", "#E78AC3", "#A6D854", "#FFD92F", "#E5C494", "#B3B3B3", 
          "#8DD3C7", "#FFFFB3", "#BEBADA", "#FB8072", "#80B1D3", "#FDB462", "#B3DE69", "#FCCDE5",
          "#D9D9D9", "#BC80BD", "#CCEBC5", "#FFED6F")


## code

targetmatvec=unlist(targetmat)+1
yrange=range(targetmatvec[targetmatvec>0]);
# yrange[1]=1; # set the minimum value to 1
for(i in 1:length(targetmat)){
  vali=targetmat[[i]]+1;
  if(i==1){
    plot(1:length(vali),vali,type='b',las=1,pch=20,main=paste('sgRNAs in',targetgene),ylab='Read counts',xlab='Samples',xlim=c(0.7,length(vali)+0.3),ylim = yrange,col=colors[(i %% length(colors))],xaxt='n',log='y')
    axis(1,at=1:length(vali),labels=(collabel),las=2)
    # lines(0:100,rep(1,101),col='black');
  }else{
    lines(1:length(vali),vali,type='b',pch=20,col=colors[(i %% length(colors))])
  }
}



dev.off()
Sweave("Survival_CRISPRa_summary.Rnw");
library(tools);

texi2dvi("Survival_CRISPRa_summary.tex",pdf=TRUE);
